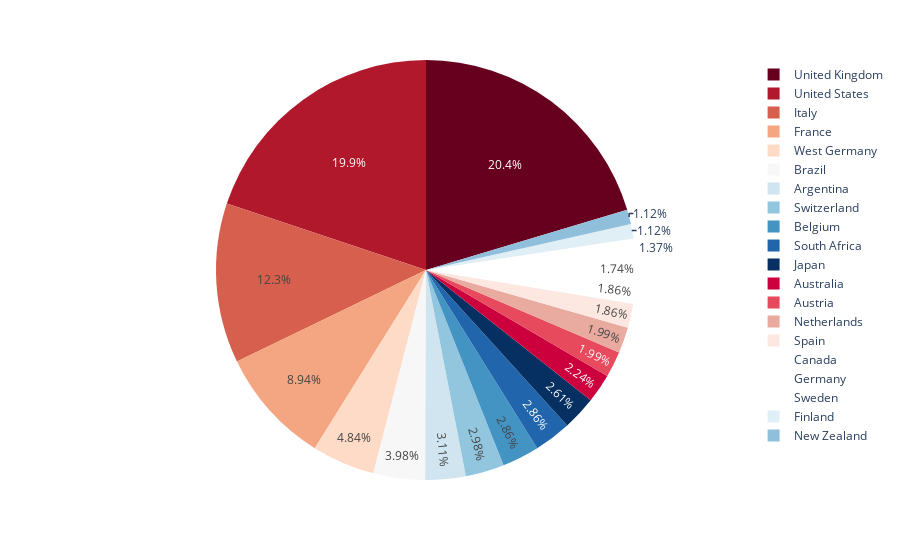

Here is the notebook cell this chart was saved with:
### Markdown cell above
### Distribution of drivers' nationalities

### Code cell
def generate_chart(names, values):
    df = px.data.tips() 
    fig = px.pie(df, values=values, names=names, color_discrete_sequence=px.colors.sequential.RdBu)
    return fig

generate_chart(nationality_drivers.index,nationality_drivers.values)

### Figure 1 — Plotly figure (JSON) as saved in the notebook; plotly's stock layout.template omitted (floating-point values rounded to 4 significant figures)
{"data": [{"domain": {"x": [0, 1], "y": [0, 1]}, "hovertemplate": "label=%{label}<br>value=%{value}<extra></extra>", "labels": ["United Kingdom", "United States", "Italy", "France", "West Germany", "Brazil", "Argentina", "Switzerland", "Belgium", "South Africa", "Japan", "Australia", "Austria", "Netherlands", "Spain", "Canada", "Germany", "Sweden", "Finland", "New Zealand"], "legendgroup": "", "name": "", "showlegend": true, "type": "pie", "values": [164, 160, 99, 72, 39, 32, 25, 24, 23, 23, 21, 18, 16, 16, 15, 15, 14, 11, 9, 9]}], "layout": {"legend": {"tracegroupgap": 0}, "margin": {"t": 60}, "piecolorway": ["rgb(103,0,31)", "rgb(178,24,43)", "rgb(214,96,77)", "rgb(244,165,130)", "rgb(253,219,199)", "rgb(247,247,247)", "rgb(209,229,240)", "rgb(146,197,222)", "rgb(67,147,195)", "rgb(33,102,172)", "rgb(5,48,97)"]}}
